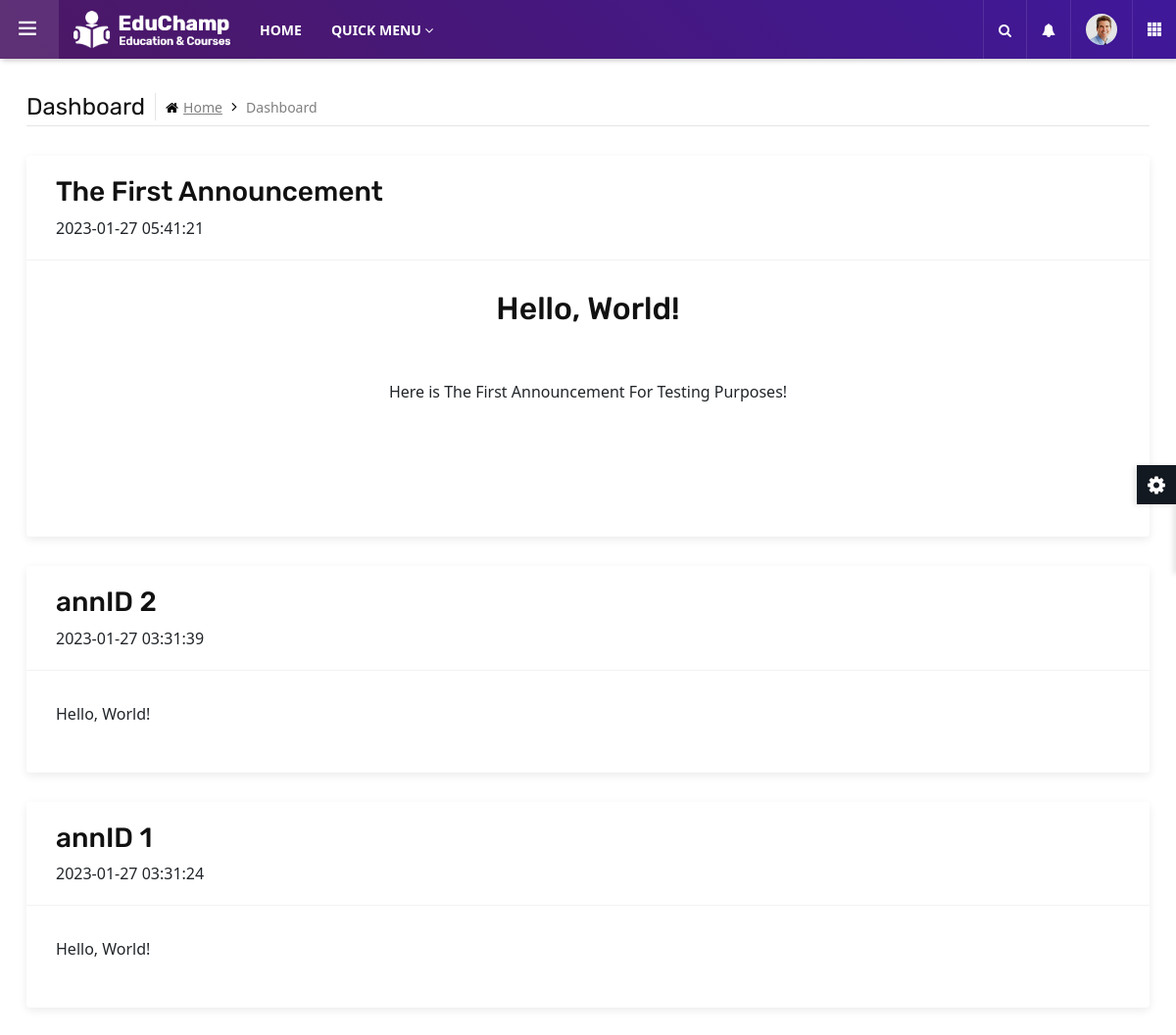
The app's page /dashboardParent.php (signed in), older data.
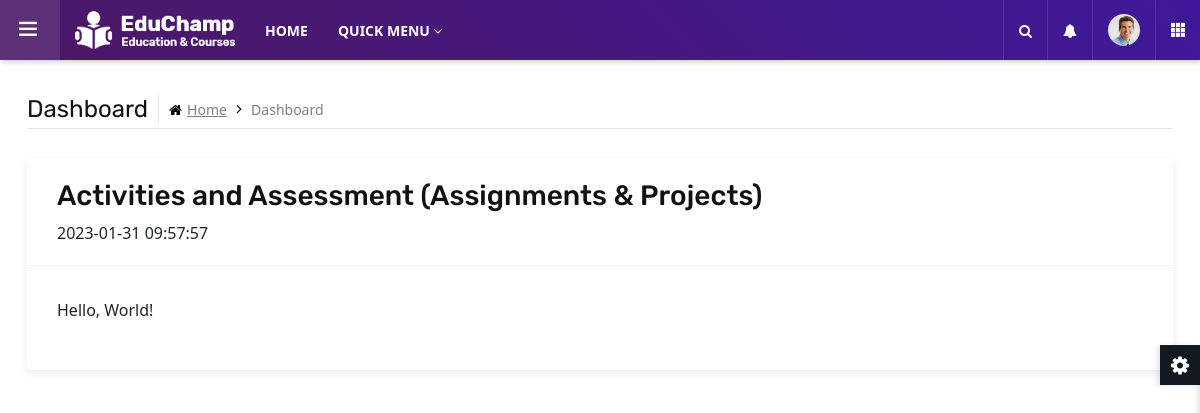
The same page, newer data.
### tables this page shows
CREATE TABLE `announcement` (
  `annID` int(11) NOT NULL,
  `annDate` timestamp NOT NULL DEFAULT current_timestamp(),
  `annTitle` text NOT NULL,
  `annText` longtext NOT NULL,
  `annStatus` tinyint(1) NOT NULL DEFAULT 0,
  `tIC` char(12) DEFAULT NULL
);

### dashboardParent.php (the view, shortened to what this page needs)
	<?php
		include "leftSideBarParent.php";
		include "dbconnect.php";
	?>
	<main class="ttr-wrapper">
		<div class="container-fluid">
			<div class="db-breadcrumb">
				<h4 class="breadcrumb-title">Dashboard</h4>
				<ul class="db-breadcrumb-list">
					<li><a href="#"><i class="fa fa-home"></i>Home</a></li>
					<li>Dashboard</li>
				</ul>
			</div>
			<div class="row">
					<?php
					$query = "SELECT * FROM Announcement WHERE annStatus = 1 ORDER BY annID DESC" ;
					$result = mysqli_query($con, $query);
					while( $row = mysqli_fetch_array($result)){
						echo "
						<div class='col-lg-12 m-b30'>
						<div class='widget-box'>
							<div class='wc-title'>
								<h3>$row[annTitle]</h3>
								<time>$row[annDate]</time>
							</div>
							<div class='widget-inner'>
								$row[annText]
							</div>
						</div>
						</div>
						";
					}
					?>
					</div>
				</div>
	</main>
</body>
</html>

Row changes from the older to the newer data that the page shows:
removed announcement: annTitle "The First Announcement", annDate "2023-01-27 05:41:21", annText "Hello, World! Here is The First Announcement For Testing Purposes!"
removed announcement: annTitle "annID 2", annDate "2023-01-27 03:31:39", annText "Hello, World!"
removed announcement: annTitle "annID 1", annDate "2023-01-27 03:31:24", annText "Hello, World!"
added announcement: annTitle "Activities and Assessment (Assignments & Projects)", annDate "2023-01-31 09:57:57", annText "Hello, World!"
